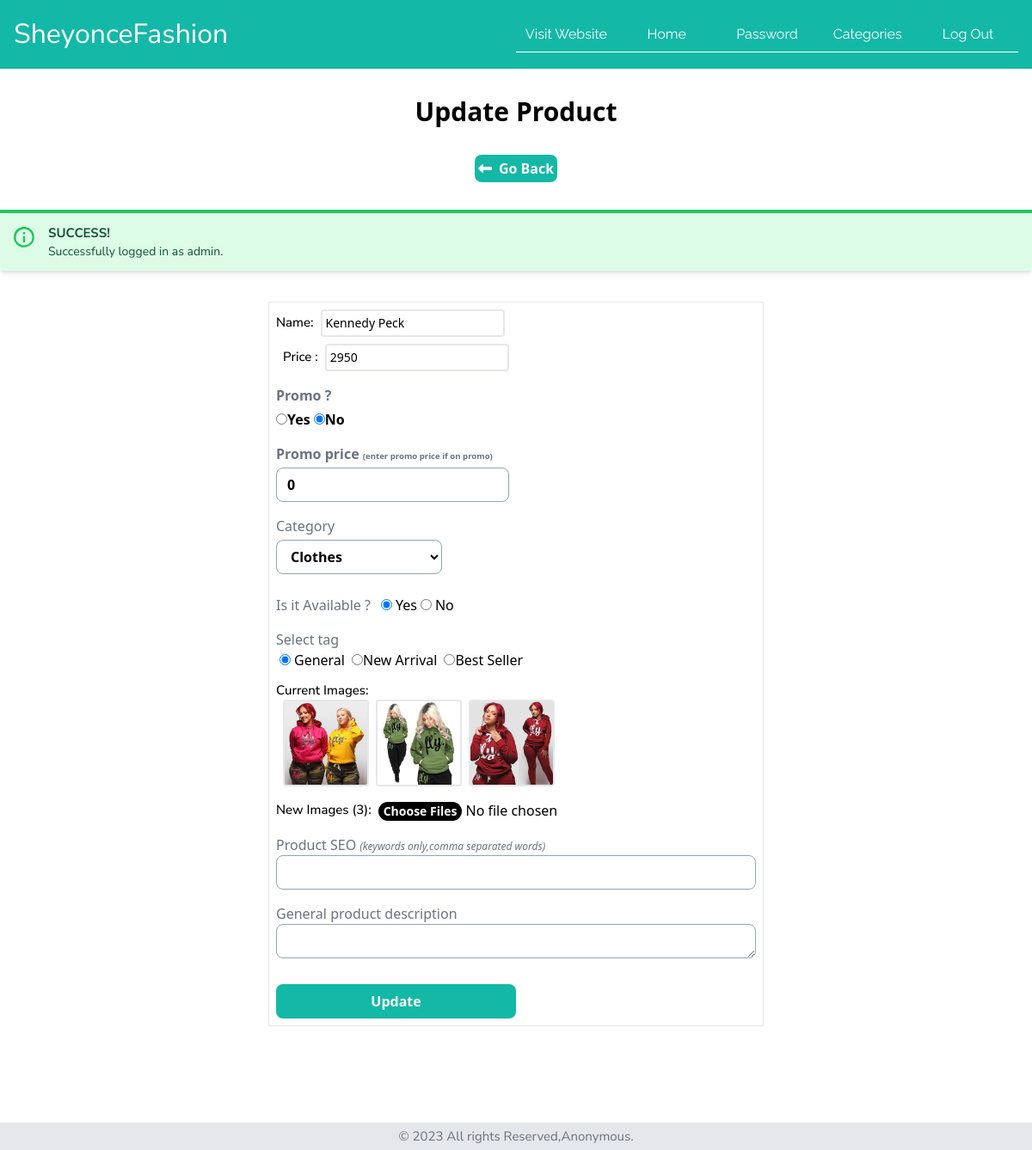
Page /admin_panel/update-prod?id=21 (signed in) on the committed database.
### tables this page shows
CREATE TABLE `products_list` (
  `product_code` int(11) NOT NULL,
  `product_name` varchar(60) NOT NULL,
  `product_price` varchar(19) NOT NULL DEFAULT '0',
  `promo` int(11) DEFAULT 0,
  `product_pprice` varchar(19) NOT NULL DEFAULT '0',
  `product_category` int(11) NOT NULL,
  `product_desc` text NOT NULL,
  `product_seo` text NOT NULL,
  `available` int(11) NOT NULL,
  `best_or_new` int(11) NOT NULL DEFAULT 0 COMMENT '0 os defaut,1 is new ariival, 2 is best seller',
  `product_image` varchar(255) NOT NULL
);

CREATE TABLE `tbl_category` (
  `id` int(11) NOT NULL,
  `cat_name` varchar(56) NOT NULL,
  `cat_image` text NOT NULL
);

### admin_panel/update-prod.php (the view, shortened to what this page needs)
<?php
include '../config/config.inc.php';
?>
 <?php
    if(isset($_GET['id'])){
        $id = $_GET['id'];
        $sql2 = "SELECT * FROM products_list WHERE product_code=$id";
        $res2 = mysqli_query($conn, $sql2);
        $row = mysqli_fetch_assoc($res2);
         $title = $row['product_name'];
         $price = $row['product_price'];
         $current_images_row = $row['product_image'];
        $disp_cur_images =explode(",",substr($current_images_row , 0 ,-1));
        $status=$row['available'];
        $promo = $row['promo'];
        $promo_ens = $row['product_pprice'];
        $categ = $row['product_category'];
        $tag = $row['best_or_new'];
       $descc = $row['product_desc'];
       $seoo = $row['product_seo'];
    } else{
        header('location:index');
    }
?>
    <?php
include 'partials/header-add.php';
?>
<div class="text-center font-bold text-3xl my-8" >
    Update Product
</div>
 <div class="w-full flex justify-center items-center">
 <a href="index" class="w-auto p-1 mb-2  font-semibold bg-teal-500 text-white rounded-lg "><i class="fa-solid fa-left-long mr-2"></i>Go Back</a>
 </div>
<?php
                if(isset($_SESSION['login'])){
                    echo $_SESSION['login'];
                }
            ?>
<section class="mb-[100px] md:flex justify-center items-center">
    <form  method="POST" class="p-3 md:w-1/2" enctype="multipart/form-data">
        <div class="border  p-2">
                <div class="flex items-center">
                   <p class="font-medium">Name: </p>
                     <input class="focus:outline-none border-2  font-medium  rounded ml-2 text-sm p-1" class="focus:outline-none border rounded ml-2 text-sm p-1" type="text" name="name" value="<?php echo $title; ?>" >
                </div>
                <div class=" mb-2 p-2">
                <div class="flex items-center">
                   <p class="font-medium">Price : </p>
                     <input class="focus:outline-none border-2  font-medium  rounded ml-2 text-sm p-1" class="focus:outline-none border rounded ml-2 text-sm p-1" type="text" name="price" value="<?php echo $price; ?>" >
                </div>
            </div>
            <div class="font-semibold">
        <label class="block mb-1 text-gray-500" for="forms-labelOverInputCode">Promo ?</label>
        <input <?php if($promo==1) {echo "checked";} ?> type="radio" name="promo" value="1">Yes
        <input <?php if($promo==0) {echo "checked";} ?> type="radio" name="promo" value="0">No
      </div>
      <div class="font-semibold my-4">
        <label class="block mb-1 text-gray-500" for="forms-labelOverInputCode">Promo price <span class="text-[.6rem]">(enter promo  price if on promo)</span> </label>
       <input value="<?php echo $promo_ens; ?>" class="h-10 px-3 text-base border border-slate-400 rounded-lg focus:shadow-outline" type="text" name="pdate"/>
      </div>
    <div class="my-4">
        <label class="block mb-1 text-gray-500" >Category</label>
        <select name="type" class=" h-10 px-3 mb-2 text-base bg-white  font-semibold border border-slate-400 rounded-lg focus:shadow-outline">
        <?php
$sql = "SELECT * FROM tbl_category";
$res = mysqli_query($conn, $sql);
$count = mysqli_num_rows($res);
if($count>0){
while($row=mysqli_fetch_assoc($res)){
$category_title = $row['cat_name'];
$category_id = $row['id'];
?>
<option <?php if($categ==$category_id){echo "selected";} ?> value="<?php echo $category_id; ?>"><?php echo $category_title; ?></option>
<?php } } else {
echo "<option value='0'>Category Not Available.</option>";
                            }
                        ?>
              </select>
      </div>
      <div class="flex items-center">
        <label class="mr-2 text-gray-500" for="forms-labelOverInputCode">Is it Available ?</label>
        <input <?php if($status==1) {echo "checked";} ?> class="mx-1" type="radio" value="1"  name="Available"/><span>Yes</span>
        <input <?php if($status==0) {echo "checked";} ?> class="mx-1" type="radio" value="0" name="Available"/><span>No</span>
      </div>
      <div  class="mt-4">
        <label class="mr-2 text-gray-500" for="forms-labelOverInputCode">Select tag</label>
       <div  class=" flex items-center">
       <input <?php if($tag==0) {echo "checked";} ?> class="mx-1" type="radio" value="0" name="tag" checked/><span>General</span>
       <input <?php if($tag==1) {echo "checked";} ?> class="ml-2" type="radio" value="1" name="tag"/><span>New Arrival</span>
       <input <?php if($tag==2) {echo "checked";} ?> class="ml-2" type="radio" value="2" name="tag"/><span>Best Seller</span>
       </div>
      </div>
      <div class="my-3">
                    <p class="font-medium">Current Images: </p>
                      <div class="flex">
                      <?php
                       foreach ($disp_cur_images as $cur_item){
                            ?>
<img src="../assets/images/products/<?php echo $cur_item; ?>" alt="/" width="100px" height="100px" class="rounded ml-2 border-2">
                            <?php
                        }
                    ?>
                      </div>
                 </div>
                 <div class="my-4 lg:flex">
                    <p class="font-medium">New Images (3): </p>
      <input class="focus:outline-none  file:rounded-full ml-2  file:border-0
                      file:text-sm file:font-semibold
                      file:bg-black file:text-white"  type="file" name="images[]"  multiple>
                 </div>
      <div class="mt-4">
        <label class="mr-2 text-gray-500"  for="forms-labelOverInputCode">Product SEO <span class="text-xs italic">(keywords only,comma separated words)</span> </label>
        <input name="seo" value="<?php echo $seoo; ?>" class="w-full h-10 px-3 text-base placeholder-gray-300 border border-slate-400 rounded-lg focus:outline-none"/>
      </div>
      <div class="mt-4">
        <label class="my-2 text-gray-500"  for="forms-labelOverInputCode">General product description</label>
        <textarea  name="desc" class="w-full h-10 px-3 text-base placeholder-gray-300 border border-slate-400 rounded-lg focus:outline-none"><?php echo $descc; ?></textarea>
      </div>
    <input class="w-1/2 h-10 px-3 mt-6 font-semibold bg-teal-500 text-white rounded-lg focus:outline-none" type="submit" name="update" value="Update"/>
  </form>
                    </section>
<?php include 'partials/footer.php'; ?>
</body>
</html>

### assets/css/custom.css (style rules this page uses)
p { font-family: 'Nunito Sans', sans-serif; font-weight: 400; font-size: 15px; }

### rows in the picture
products_list: name "Kennedy Peck", price "2950", promo "☑", pdate "0", type "Clothes", available "☑", best_or_new "☑"

### other values in the picture
$_SESSION['login'] "SUCCESS! Successfully logged in as admin."
